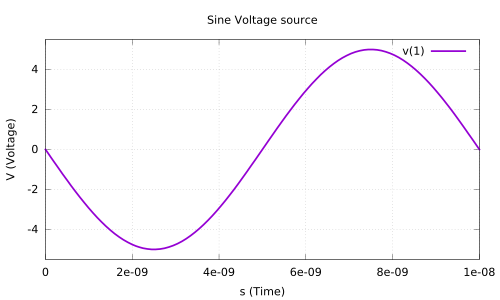

This figure's gnuplot source:
#set terminal X11 noenhanced
set title "Sine Voltage source"
set xlabel "s (Time)"
set ylabel "V (Voltage)"
set grid
unset logscale x 
set xrange [0.000000e+00:1.000000e-08]
unset logscale y 
set yrange [-5.497993e+00:5.497993e+00]
#set xtics 1
#set x2tics 1
#set ytics 1
#set y2tics 1
set format y "%g"
set format x "%g"
plot '../ppt/voltage.data' using 1:2 with lines lw 5 title "v(1)"
set terminal push
set terminal pdf
set out '../ppt/voltage.pdf'
replot
